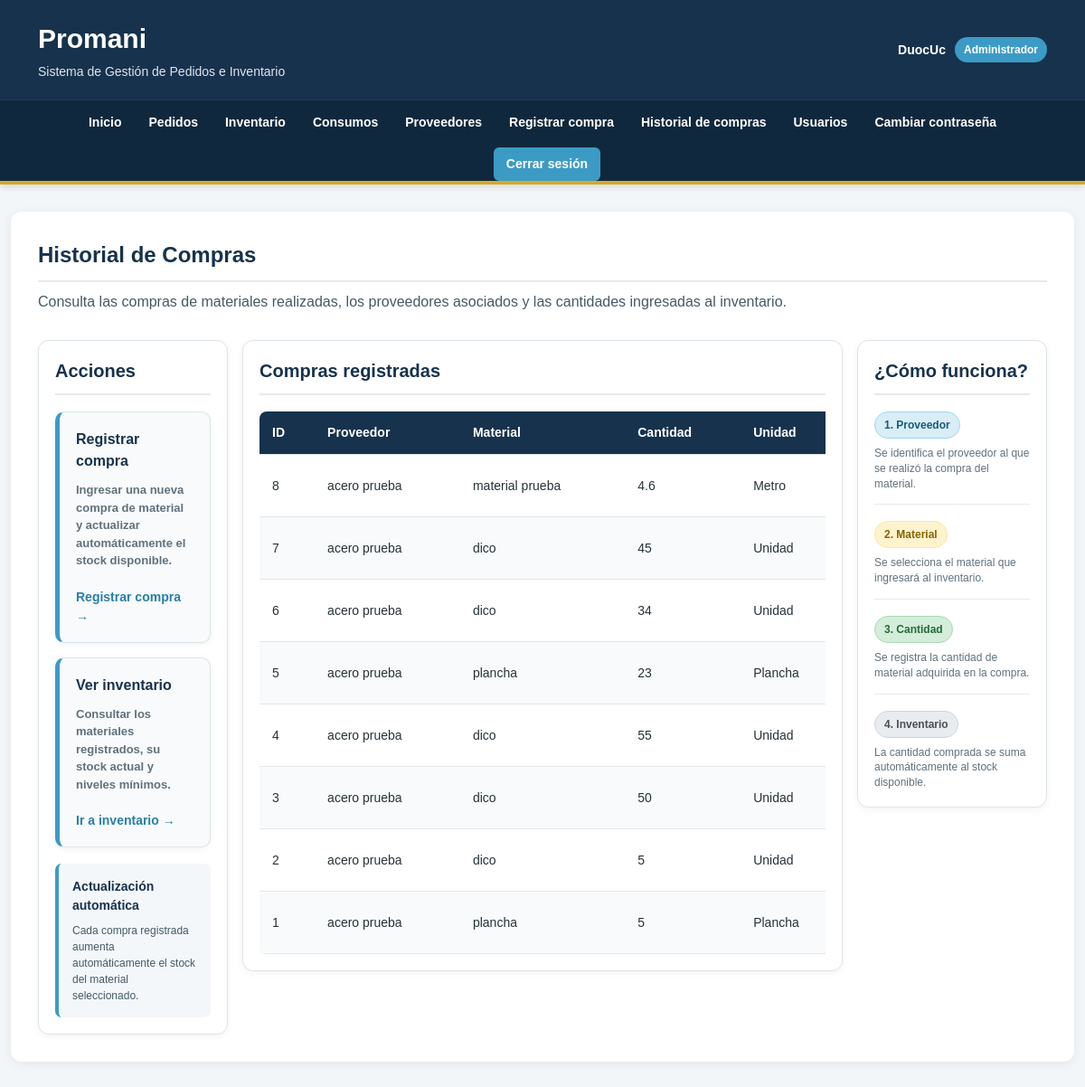
The page /compras (signed in) on the database its author committed.
### tables this page shows
CREATE TABLE compras (
    id INTEGER PRIMARY KEY AUTOINCREMENT,
    proveedor_id INTEGER NOT NULL,
    material_id INTEGER NOT NULL,
    cantidad REAL NOT NULL,
    fecha DATETIME DEFAULT CURRENT_TIMESTAMP,
    observaciones TEXT,

    FOREIGN KEY (proveedor_id) REFERENCES proveedores(id),
    FOREIGN KEY (material_id) REFERENCES materiales(id)
);

CREATE TABLE proveedores (
    id INTEGER PRIMARY KEY AUTOINCREMENT,
    nombre TEXT NOT NULL,
    telefono TEXT,
    correo TEXT
);

CREATE TABLE materiales (
    id INTEGER PRIMARY KEY AUTOINCREMENT,
    nombre TEXT NOT NULL,
    unidad TEXT NOT NULL,
    stock REAL NOT NULL DEFAULT 0,
    stock_minimo REAL NOT NULL DEFAULT 0
);

### app.py (the view)
@app.route("/compras")
def compras():
    conexion = sqlite3.connect("promani.db")
    conexion.row_factory = sqlite3.Row
    compras_registradas = conexion.execute("""
        SELECT
            c.id,
            p.nombre AS proveedor,
            m.nombre AS material,
            m.unidad,
            c.cantidad,
            c.fecha,
            c.observaciones

        FROM compras c

        INNER JOIN proveedores p
        ON c.proveedor_id = p.id

        INNER JOIN materiales m
        ON c.material_id = m.id

        ORDER BY c.id DESC
    """).fetchall()
    conexion.close()
    return render_template(
        "historial_de_compras.html",
        compras=compras_registradas
    )

### app.py (called while the page is built)
@app.before_request
def proteger_sistema():
    rutas_publicas = [
        "login",
        "static"
    ]
    rutas_administrador = [
        "proveedores",
        "nuevo_proveedor",
        "nueva_compra",
        "compras",
        "usuarios",
        "nuevo_usuario",
        "editar_usuario",
        "eliminar_usuario",
        "restablecer_contrasena"
    ]
    if request.endpoint not in rutas_publicas:
        if "usuario_id" not in session:
            return redirect(url_for("login"))
    if request.endpoint in rutas_administrador:
        if session.get("rol") != "administrador":
            return redirect(url_for("inicio"))

### templates/historial_de_compras.html (shortened to what this page needs)
{% extends "base.html" %}
{% block content %}
<div class="pedidos-contenedor">
    <section class="pedidos-encabezado">
        <h2>
            Historial de Compras
        </h2>
        <p>
            Consulta las compras de materiales realizadas,
            los proveedores asociados y las cantidades ingresadas al inventario.
        </p>
    </section>
    <section class="pedidos-layout">
        <aside class="pedidos-panel pedidos-lateral">
            <h3 class="titulo-panel-pedidos">
                Acciones
            </h3>
            <div class="pedidos-tarjetas">
                <a
                    href="/nueva-compra"
                    class="acceso-card pedido-card"
                >
                    <div class="acceso-contenido">
                        <h3>
                            Registrar compra
                        </h3>
                        <p>
                            Ingresar una nueva compra de material
                            y actualizar automáticamente el stock disponible.
                        </p>
                    </div>
                    <span class="acceso-ir">
                        Registrar compra →
                    </span>
                </a>
                <a
                    href="/inventario"
                    class="acceso-card pedido-card"
                >
                    <div class="acceso-contenido">
                        <h3>
                            Ver inventario
                        </h3>
                        <p>
                            Consultar los materiales registrados,
                            su stock actual y niveles mínimos.
                        </p>
                    </div>
                    <span class="acceso-ir">
                        Ir a inventario →
                    </span>
                </a>
            </div>
            <div class="info-pedido">
                <h4>
                    Actualización automática
                </h4>
                <p>
                    Cada compra registrada aumenta automáticamente
                    el stock del material seleccionado.
                </p>
            </div>
        </aside>
        <section class="pedidos-panel pedidos-central">
            <h3 class="titulo-panel-pedidos">
                Compras registradas
            </h3>
            {% if compras %}
                <div class="tabla-pedidos">
                    <table>
                        <thead>
                            <tr>
                                <th>ID</th>
                                <th>Proveedor</th>
                                <th>Material</th>
                                <th>Cantidad</th>
                                <th>Unidad</th>
                            </tr>
                        </thead>
                        <tbody>
                            {% for compra in compras %}
                                <tr>
                                    <td>
                                        {{ compra["id"] }}
                                    </td>
                                    <td>
                                        {{ compra["proveedor"] }}
                                    </td>
                                    <td>
                                        {{ compra["material"] }}
                                    </td>
                                    <td>
                                        {% if compra["cantidad"] % 1 == 0 %}
                                            {{ compra["cantidad"] | int }}
                                        {% else %}
                                            {{ compra["cantidad"] }}
                                        {% endif %}
                                    </td>
                                    <td>
                                        {{ compra["unidad"] }}
                                    </td>
                                </tr>
                            {% endfor %}
                        </tbody>
                    </table>
                </div>
            {% else %}
                <p>
                    Aún no existen compras registradas.
                </p>
            {% endif %}
        </section>
        <aside class="pedidos-panel pedidos-lateral">
            <h3 class="titulo-panel-pedidos">
                ¿Cómo funciona?
            </h3>
            <div class="lista-estados">
                <div class="estado-item">
                    <span class="estado estado-produccion">
                        1. Proveedor
                    </span>
                    <p>
                        Se identifica el proveedor al que se realizó
                        la compra del material.
                    </p>
                </div>
                <div class="estado-item">
                    <span class="estado estado-pendiente">
                        2. Material
                    </span>
                    <p>
                        Se selecciona el material que ingresará
                        al inventario.
                    </p>
                </div>
                <div class="estado-item">
                    <span class="estado estado-terminado">
                        3. Cantidad
                    </span>
                    <p>
                        Se registra la cantidad de material
                        adquirida en la compra.
                    </p>
                </div>
                <div class="estado-item">
                    <span class="estado estado-entregado">
                        4. Inventario
                    </span>
                    <p>
                        La cantidad comprada se suma automáticamente
                        al stock disponible.
                    </p>
                </div>
            </div>
        </aside>
    </section>
</div>
{% endblock %}

### templates/base.html (shortened to what this page needs)
<!DOCTYPE html>
<html lang="es">
<head>
    <link
        rel="stylesheet"
        href="{{ url_for('static', filename='style.css') }}"
    >
    <link
        rel="stylesheet"
        href="{{ url_for('static', filename='formularios.css') }}"
    >
</head>
<body>
    <header class="encabezado-principal">
        <div class="encabezado-contenido">
            <div class="marca">
                <h1>
                    Promani
                </h1>
                <p>
                    Sistema de Gestión de Pedidos e Inventario
                </p>
            </div>
            <div class="usuario-header">
                <span>
                    {{ session["usuario"] }}
                </span>
                <span class="rol-usuario">
                    {{ session["rol"] }}
                </span>
            </div>
        </div>
        <nav
            class="barra-navegacion"
            id="barra-navegacion"
        >
            <a href="/">
                Inicio
            </a>
            <a href="/pedidos">
                Pedidos
            </a>
            <a href="/inventario">
                Inventario
            </a>
            <a href="/consumos">
                Consumos
            </a>
            {% if session["rol"] == "administrador" %}
                <a href="/proveedores">
                    Proveedores
                </a>
                <a href="/nueva-compra">
                    Registrar compra
                </a>
                <a href="/compras">
                    Historial de compras
                </a>
                <a href="/usuarios">
                    Usuarios
                </a>
            {% endif %}
            <a href="/cambiar-contrasena">
                Cambiar contraseña
            </a>
            <a
                href="/logout"
                class="cerrar-sesion"
            >
                Cerrar sesión
            </a>
        </nav>
    </header>
    <main>
        {% block content %}
        {% endblock %}
    </main>
</body>
</html>

### rows shown on the page
compras: id "8", proveedor "acero prueba", material "material prueba", cantidad "4.6", unidad "Metro"
compras: id "7", proveedor "acero prueba", material "dico", cantidad "45", unidad "Unidad"
compras: id "6", proveedor "acero prueba", material "dico", cantidad "34", unidad "Unidad"
compras: id "5", proveedor "acero prueba", material "plancha", cantidad "23", unidad "Plancha"
compras: id "4", proveedor "acero prueba", material "dico", cantidad "55", unidad "Unidad"
compras: id "3", proveedor "acero prueba", material "dico", cantidad "50", unidad "Unidad"
compras: id "2", proveedor "acero prueba", material "dico", cantidad "5", unidad "Unidad"
compras: id "1", proveedor "acero prueba", material "plancha", cantidad "5", unidad "Plancha"

### other values the page prints
{{ session["usuario"] }} "DuocUc"
{{ session["rol"] }} "Administrador"
